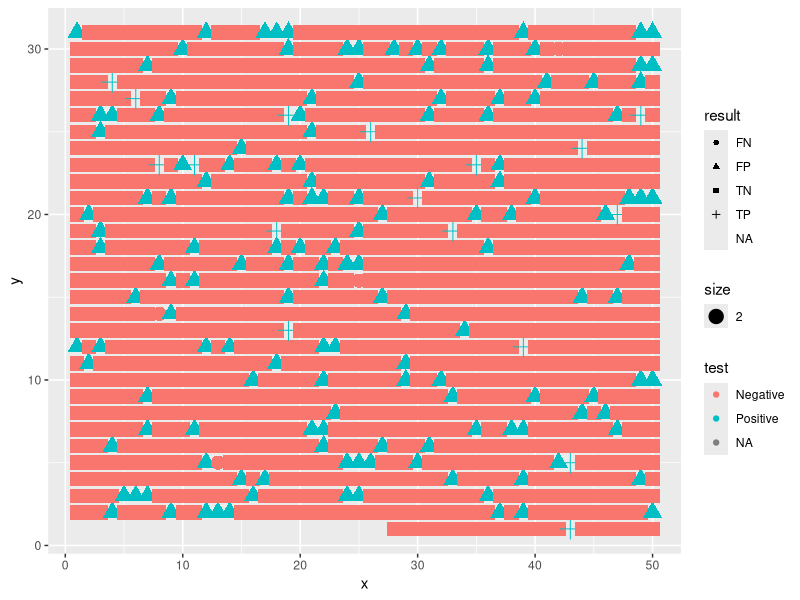
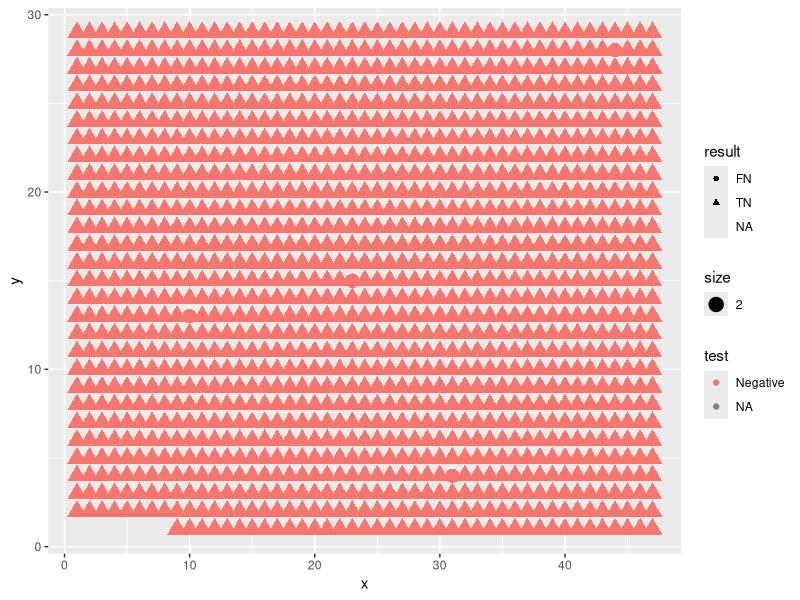
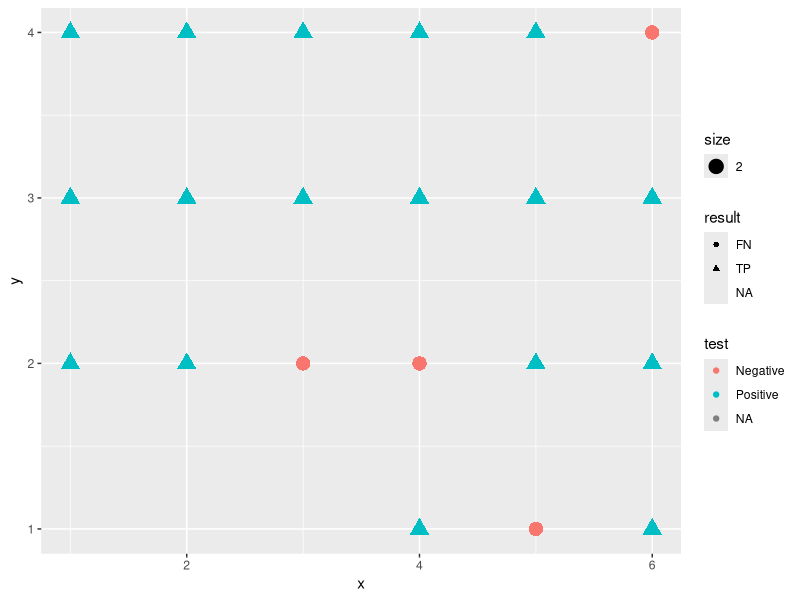
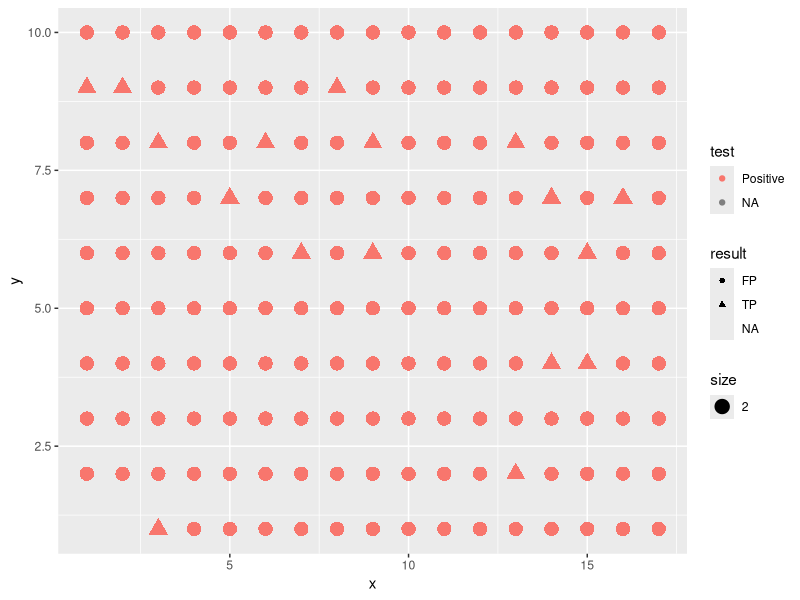

Recreate these plots in R, in order.
library(ggplot2)

## the setup function, with filling in true positive rates, etc.
shuffleBayesRates <- function(TP, FP, TN, FN, n=1000) {
  #
  TPv <- rep('TP', ceiling(TP*n))
  FPv <- rep('FP', ceiling(FP*n))
  TNv <- rep('TN', ceiling(TN*n))
  FNv <- rep('FN', ceiling(FN*n))
  # put them together
  all <- c(TPv,FPv,TNv,FNv) # this is where we'd subset for the different stats (speficity, etc.)
  #shuffle them
  shuffled <- sample(all,n, replace = F)
  #print(shuffled)
    # Bayes Theorum
  x = (length(TPv) + length(FNv)) / n # prior prob
  y = length(TPv) / (length(TPv) + length(FNv)) # prob of new evidence if true
  z = length(FPv) / (length(FPv) + length(TNv)) # prob of new evidence if false
  bayesProb = (x*y) / ( (x*y) + (z*(1-x)) )
  print("$$$$$$$$$$$$$$$$$")
  print(paste("BAYES PROB:", bayesProb))
  print("$$$$$$$$$$$$$$$$$")
  #
  shuffled
}

## the setup function with filling in probabilities
shuffleBayesProbs <- function(x, y, z, n=1000) {
  # Bayes Theorum
  # x = prior prob
  # y = prob of new evidence if true
  # z = prob of new evidence if false
  bayesProb = (x*y) / ( (x*y) + (z*(1-x)) )
  print("$$$$$$$$$$$$$$$$$")
  print(paste("BAYES PROB:", bayesProb))
  print("$$$$$$$$$$$$$$$$$")
  ########
  # make vector of observations
  ########
  true <- round(x * n, 0)
  false <- n - true
  #
  TP <- round(y * true, 0)
  FP <- round(z * false, 0)
  TN <- false - FP
  FN <- true - TP
  #
  TPv <- rep('TP', TP)
  FPv <- rep('FP', FP)
  TNv <- rep('TN', TN)
  FNv <- rep('FN', FN)
  # put them together
  all <- c(TPv,FPv,TNv,FNv) # this is where we'd subset for the different stats (speficity, etc.)
  #shuffle them
  shuffled <- sample(all,n, replace = F)
  #
  shuffled
}

# the plotting function
plotBayes <- function(shuffled, color = "test") {
  n <- length(shuffled)
  #assemble data frame
  nx <- ceiling(sqrt(n) * 40 /sqrt(1000)) # length of x-axis (setup so that it's 40 when n = 1000)
  ny <- ceiling(n / nx) # length of y-axis
  # fill in coordinate vectors
  rows <- rep(seq(1:nx), ny)
  cols <- numeric()
  for (i in seq(1:ny)) {
    cols <- c(cols, rep(i,nx))
  }
  # create data frame, add NA for blank spaces
  data <- data.frame(result = c(rep(NA, length(rows) - length(shuffled)), shuffled), 
                     x = rows, y = cols)
  # add truth column
  data$truth = ifelse(data$result == "FN" | data$result == "TP", T, F)
  # add test column
  data$test = ifelse(data$result == "FP" | data$result == "TP", "Positive", "Negative")
  #plot
  if (color == "test") {
    ggplot(data, aes(x=x, y=y, colour=test)) + geom_point(aes(shape = result, size=2))
  } else if (color == "truth") {
    ggplot(data, aes(x=x, y=y, colour=truth)) + geom_point(aes(shape = result, size=2))
  } else {
    print("$$$$$$$ INVALID COLOR ARGUMENT $$$$ using 'test' $$$$$$$$$$")
    ggplot(data, aes(x=x, y=y, colour=test)) + geom_point(aes(shape = result, size=2))
  }

}


# the function for giving you a stat and then plotting
plotStats <- function(shuffled, stat = "all") {
  if (stat == "all") {
    plotBayes(shuffled)
  } else if (stat == "precision") {
    print("PRECISION:")
    print(length(shuffled[shuffled=="TP"]) / length(shuffled[shuffled=="TP" | shuffled == "FP"]))
    return(plotBayes(shuffled[shuffled=="TP" | shuffled == "FP"]))
  } else if (stat == "recall" | stat == "sensitivity") {
    print("RECALL/SENSITIVITY:")
    print(length(shuffled[shuffled=="TP"]) / length(shuffled[shuffled=="TP" | shuffled == "FN"]))
    return(plotBayes(shuffled[shuffled=="TP" | shuffled == "FN"]))
  } else if (stat == "specificity") {
    print("SPECIFICITY:")
    print(length(shuffled[shuffled=="TN"]) / length(shuffled[shuffled=="TN" | shuffled == "FN"]))
    return(plotBayes(shuffled[shuffled=="TN" | shuffled == "FN"]))
  } else {
    print("$$$$$$$$$ INVALID STAT ARGUMENT $$$$ using 'all' $$$$$$$$$$$$")
    return(plotBayes(shuffled))
  }
}


#### EXAMPLE
# Breast Cancer, Silver p. 246

# shuffled = shuffleBayesRates(TP = 0.011,
#              FP = 0.099,
#              TN = 0.887,
#              FN = 0.003,
#              n = 1523)

shuffled = shuffleBayesProbs(x = 0.014,
                             y = 0.7857143,
                             z = 0.1004057,
                             n = 1523)


plotStats(shuffled)
plotStats(shuffled, "specificity")
plotStats(shuffled, "recall")
plotStats(shuffled, "precision")
